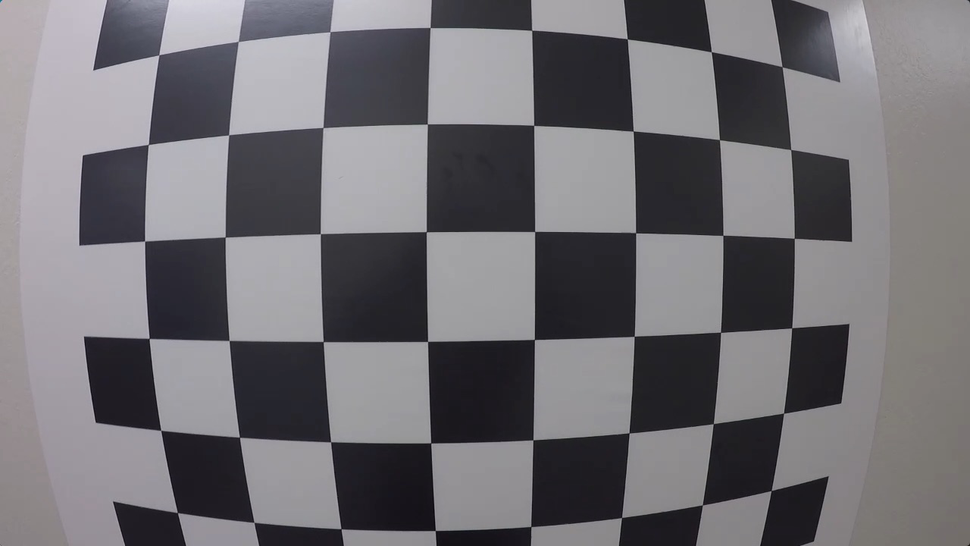
#> input picture ex02_camera_calibration/calibration_test.png, 970 x 546 px, shrunk from 1280 x 720 before the run
$ jupyter execute Camera_Calibration.ipynb
#> lines starting #> are read from the running program, lines starting #| are printed output that depends on the picture; after the words box and inside, x2 and y2 are one past the last pixel; in counts of white or black regions, pixels touching at a corner belong together
#### Examples of Useful Code
1.Converting an image, imported by cv2 or the glob API, to grayscale:

`gray = cv2.cvtColor(img,cv2.COLOR_BGR2GRAY)`

Note: If you are reading in an image using mpimg.imread() this will read in an RGB image and you should convert to grayscale using cv2.COLOR_RGB2GRAY, but if you are using cv2.imread() or the glob API, as happens in this video example, this will read in a BGR image and you should convert to grayscale using cv2.COLOR_BGR2GRAY. We'll learn more about color conversions later on in this lesson, but please keep this in mind as you write your own code and look at code examples.

2.Finding chessboard corners (for an 8x6 board):

`ret, corners = cv2.findChessboardCorners(gray, (8,6), None)`

3.Drawing detected corners on an image:

`img = cv2.drawChessboardCorners(img, (8,6), corners, ret)`

4.Camera calibration, given object points, image points, and the shape of the grayscale image:

`ret, mtx, dist, rvecs, tvecs = cv2.calibrateCamera(objpoints, imgpoints, gray.shape[::-1], None, None)`

5.Undistorting a test image:

`dst = cv2.undistort(img, mtx, dist, None, mtx)`

###### A note on image shape
The shape of the image, which is passed into the calibrateCamera function, is just the height and width of the image. One way to retrieve these values is by retrieving them from the grayscale image shape array gray.shape[::-1]. This returns the image width and height in pixel values like (1280, 960).

Another way to retrieve the image shape, is to get them directly from the color image by retrieving the first two values in the color image shape array using img.shape[1::-1]. This code snippet asks for just the first two values in the shape array, and reverses them. Note that in our case we are working with a greyscale image, so we only have 2 dimensions (color images have three, height, width, and depth), so this is not necessary.

It's important to use an entire grayscale image shape or the first two values of a color image shape. This is because the entire shape of a color image will include a third value -- the number of color channels -- in addition to the height and width of the image. For example the shape array of a color image might be (960, 1280, 3), which are the pixel height and width of an image (960, 1280) and a third value (3) that represents the three color channels in the color image which you'll learn more about later, and if you try to pass these three values into the calibrateCamera function, you'll get an error.

[cell 1]
import numpy as np
import cv2
import matplotlib.pyplot as plt
import matplotlib.image as mpimg
import pickle

### 1.Finding Corners

[cell 2]
# prepare object points
nx = 8#TODO: enter the number of inside corners in x
ny = 6#TODO: enter the number of inside corners in y

# Make a list of calibration images
fname = 'calibration_test.png'
img = cv2.imread(fname)
#> img is the input picture: shape (546, 970, 3); mean B, G, R 115.4, 110.9, 112.9

# Convert image to grayscale
gray = cv2.cvtColor(img, cv2.COLOR_BGR2GRAY)

# Find the chessboard corners
ret, corners = cv2.findChessboardCorners(gray, (nx, ny), None)
#> ret = True; corners = 48 rows, first 8: [158.8, 54.89], [236, 43], [330, 31.7], [430.2, 27.51], [531.7, 30.32], [627.2, 38.84], [711.3, 51.7], [782.1, 66.7]

# If found, draw corners
if ret == True:
    # Draw and display the corners
    cv2.drawChessboardCorners(img, (nx, ny), corners, ret)
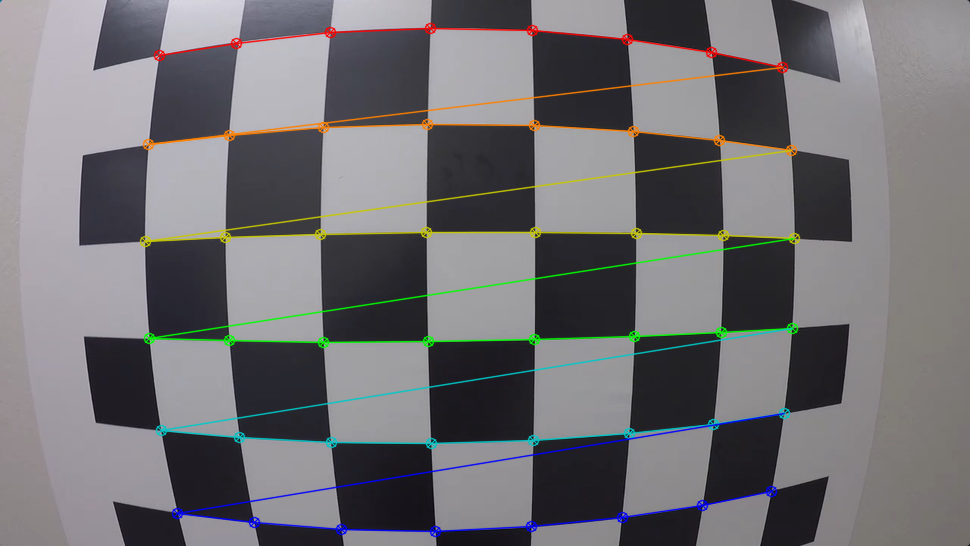
#> img: shape (546, 970, 3); 4.57% of pixels changed, all inside (x1, y1, x2, y2) = (139, 22, 801, 538)
    plt.imshow(img)

###  2.Correcting for Distortion

There are two main steps to this process:

1.use chessboard images to obtain image points and object points, and then

2.use the OpenCV functions `cv2.calibrateCamera()` and `cv2.undistort()` to compute the calibration and undistortion.

Try computing the calibration and undistortion in the exercise below, and if you want to play with extracting object points and image points yourself, fork the Jupyter notebook and images in [this repository](https://github.com/udacity/CarND-Camera-Calibration). You can also download the [distortion pickle file](https://s3-us-west-1.amazonaws.com/udacity-selfdrivingcar/files/Advanced_Lane_Finding_Images/correct_for_distortion/wide_dist_pickle.p) and [test image](https://s3-us-west-1.amazonaws.com/udacity-selfdrivingcar/files/Advanced_Lane_Finding_Images/correct_for_distortion/test_image.png) used in the below quiz if you'd like to run the below code on your own machine.

[cell 3]
# Read in the saved objpoints and imgpoints
dist_pickle = pickle.load( open( "wide_dist_pickle.p", "rb" ) )
#> (reads ex02_camera_calibration/wide_dist_pickle.p from the repository)
objpoints = dist_pickle["objpoints"]
imgpoints = dist_pickle["imgpoints"]

# Read in an image
img = cv2.imread('test_image.png')
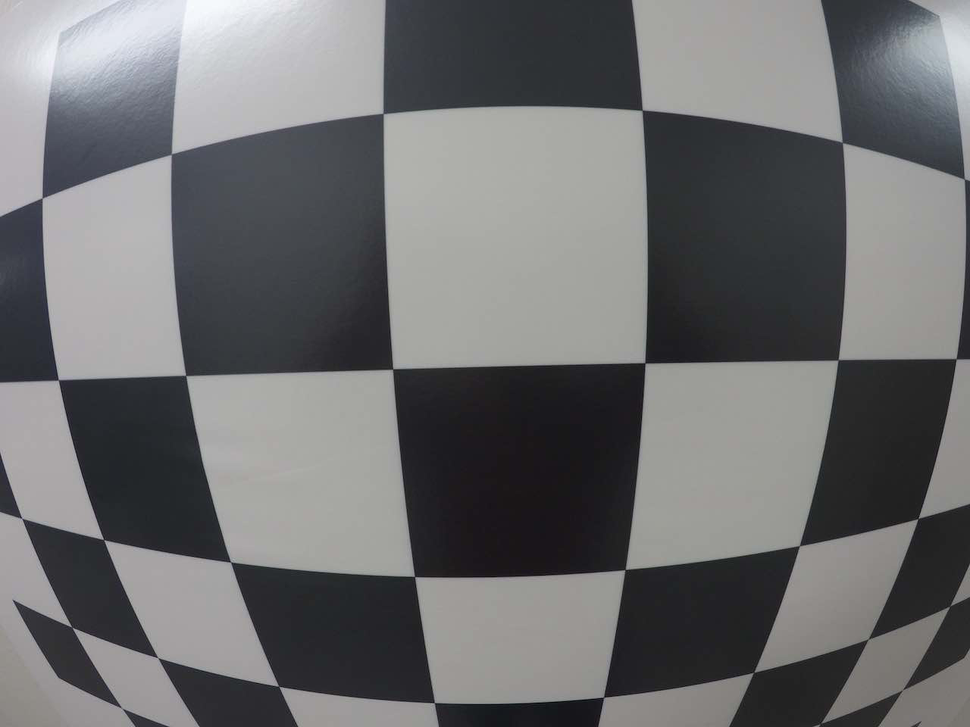
#> input picture ex02_camera_calibration/test_image.png, 970 x 727 px, shrunk from 1280 x 960 before the run
#> img is the input picture: shape (727, 970, 3); mean B, G, R 110.9, 109.7, 109.3

# TODO: Write a function that takes an image, object points, and image points
# performs the camera calibration, image distortion correction and
# returns the undistorted image
# def cal_undistort(img, objpoints, imgpoints):
#     # Use cv2.calibrateCamera() and cv2.undistort()
# #     undist = np.copy(img)  # Delete this line
#     #img_size = (img.shape[1], img.shape[0])
#     #or
#     img_size = img.shape[1::-1]#tuple

#     ret, mtx, dist, rvecs, tvecs = cv2.calibrateCamera(objpoints, imgpoints, img_size, None, None)
#     undist = cv2.undistort(img, mtx, dist, None, mtx)
#     return undist

def cal_undistort(img, objpoints, imgpoints):
    ret, mtx, dist, rvecs, tvecs = cv2.calibrateCamera(objpoints, imgpoints, img.shape[1:], None, None)
#> ret = 0.566
    undist = cv2.undistort(img, mtx, dist, None, mtx)
    return undist

undistorted = cal_undistort(img, objpoints, imgpoints)

f, (ax1, ax2) = plt.subplots(1, 2, figsize=(24, 9))
f.tight_layout()
ax1.imshow(img)
ax1.set_title('Original Image', fontsize=50)
ax2.imshow(undistorted)
ax2.set_title('Undistorted Image', fontsize=50)
plt.subplots_adjust(left=0., right=1, top=0.9, bottom=0.)
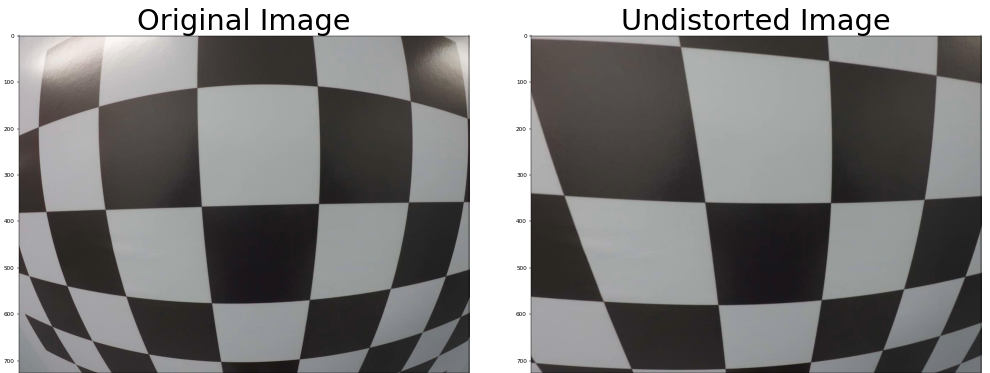
#> figure drawn by matplotlib, 2 panels; B, G, R data is drawn as R, G, B

### 3.Perspective Transform

### Transform a Stop Sign

#### Examples of Useful Code
1.Compute the perspective transform, M, given source and destination points:

`M = cv2.getPerspectiveTransform(src, dst)`

2.Compute the inverse perspective transform:

`Minv = cv2.getPerspectiveTransform(dst, src)`

3.Warp an image using the perspective transform, M:

`warped = cv2.warpPerspective(img, M, img_size, flags=cv2.INTER_LINEAR)`

>Note: When you apply a perspective transform, choosing four source points manually, as we did in this video, is often not the best option. There are many other ways to select source points. For example, many perspective transform algorithms will programmatically detect four source points in an image based on edge or corner detection and analyzing attributes like color and surrounding pixels.

### 4.Undistort and Transform
Undistort and Transform Perspective

Here's a tricky quiz for you! You have now seen how to find corners, calibrate your camera, undistort an image, and apply a perspective transform. Now it's your chance to perform all these steps on an image. In the last quiz you calibrated the camera, so here I'm giving you the camera matrix, `mtx`, and the distortion coefficients `dist` to start with.

Your goal is to generate output like the image shown above. To do that, you need to write a function that takes your distorted image as input and completes the following steps:

*   Undistort the image using `cv2.undistort()` with `mtx` and `dist`
*   Convert to grayscale
*   Find the chessboard corners
*   Draw corners
*   Define 4 source points (the outer 4 corners detected in the chessboard pattern)
*   Define 4 destination points (must be listed in the same order as src points!)
*   Use `cv2.getPerspectiveTransform()` to get `M`, the transform matrix
*   use `cv2.warpPerspective()` to apply `M` and warp your image to a top-down view

**HINT:** Source points are the x and y pixel values of any four corners on your chessboard, you can extract these from the `corners` array output from `cv2.findChessboardCorners()`. Your destination points are the x and y pixel values of where you want those four corners to be mapped to in the output image.

If you run into any *errors* as you run your code, please refer to the **Examples of Useful Code** section in the previous video and make sure that your code syntax matches up! For this example, please also refer back to the examples in the *Calibrating Your Camera* video. You can also download the [distortion pickle file](https://s3-us-west-1.amazonaws.com/udacity-selfdrivingcar/files/Advanced_Lane_Finding_Images/correct_for_distortion/wide_dist_pickle.p) and [test image](https://s3-us-west-1.amazonaws.com/udacity-selfdrivingcar/files/Advanced_Lane_Finding_Images/correct_for_distortion/test_image2.png) used in the below quiz if you'd like to run the below code on your own machine.

[cell 4]
import pickle
import cv2
import numpy as np
import matplotlib.pyplot as plt
import matplotlib.image as mpimg

[cell 5]
# Read in the saved camera matrix and distortion coefficients
# These are the arrays you calculated using cv2.calibrateCamera()
dist_pickle = pickle.load( open( "wide_dist_pickle.p", "rb" ) )
mtx = dist_pickle["mtx"]
dist = dist_pickle["dist"]

# Read in an image
img = cv2.imread('test_image2.png')
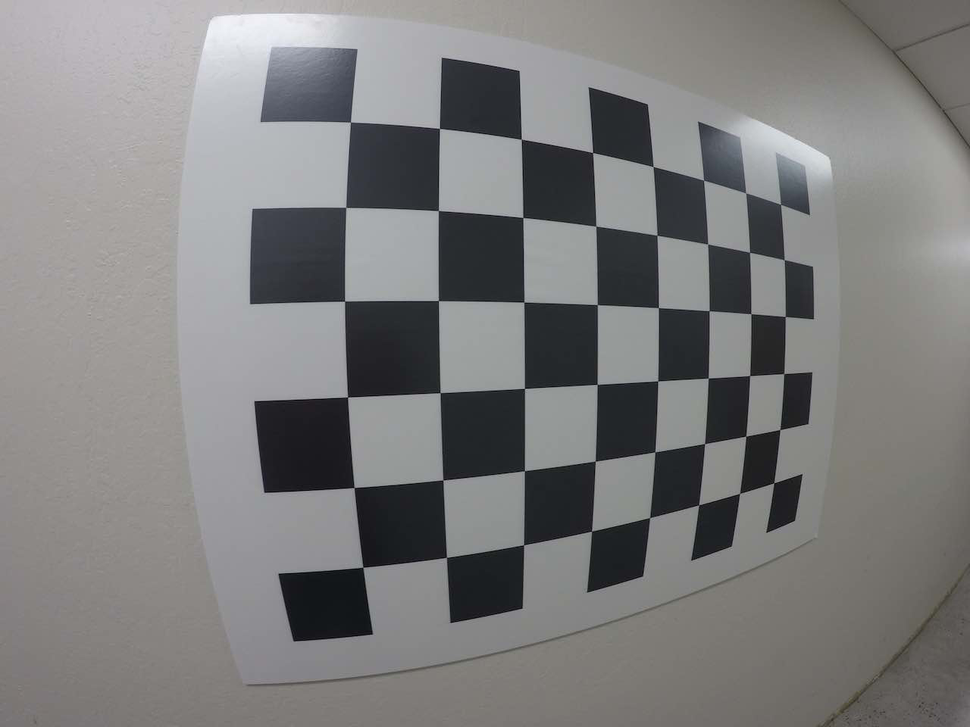
#> input picture ex02_camera_calibration/test_image2.png, 970 x 727 px, shrunk from 1280 x 960 before the run
#> img is the input picture: shape (727, 970, 3); mean B, G, R 124.9, 125, 125.3
nx = 8 # the number of inside corners in x
ny = 6 # the number of inside corners in y

# MODIFY THIS FUNCTION TO GENERATE OUTPUT
# THAT LOOKS LIKE THE IMAGE ABOVE
def corners_unwarp(img, nx, ny, mtx, dist):
    # Pass in your image into this function
    # Write code to do the following steps
    # 1) Undistort using mtx and dist
    # 2) Convert to grayscale
    # 3) Find the chessboard corners
    # 4) If corners found:
            # a) draw corners
            # b) define 4 source points src = np.float32([[,],[,],[,],[,]])
                 #Note: you could pick any four of the detected corners
                 # as long as those four corners define a rectangle
                 #One especially smart way to do this would be to use four well-chosen
                 # corners that were automatically detected during the undistortion steps
                 #We recommend using the automatic detection of corners in your code
            # c) define 4 destination points dst = np.float32([[,],[,],[,],[,]])
            # d) use cv2.getPerspectiveTransform() to get M, the transform matrix
            # e) use cv2.warpPerspective() to warp your image to a top-down view
    #delete the next two lines
    #1.Undistort using mtx and dist
#> called with nx = 8, ny = 6, mtx = array of shape (3, 3), dist = array of shape (1, 5)
    undist = cv2.undistort(img, mtx, dist, None, mtx)
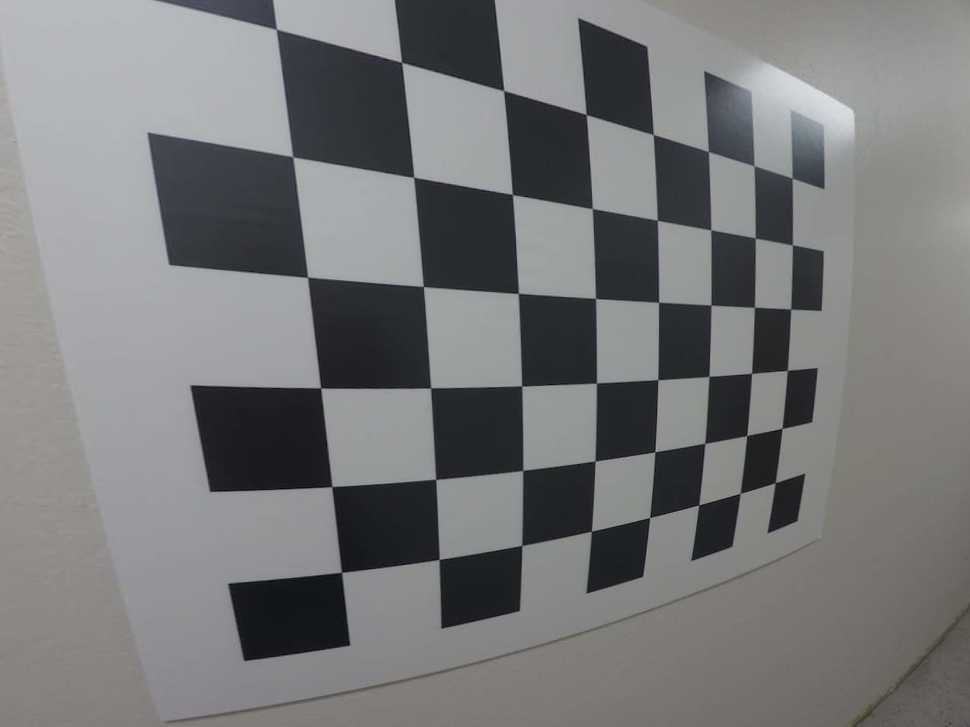
#> undist: shape (727, 970, 3); mean B, G, R 120.7, 119.9, 119.1

    #2.Convert to grayscale
    gray = cv2.cvtColor(undist, cv2.COLOR_BGR2GRAY)
#> gray: shape (727, 970)

    #3.Find the chessboard corners
    ret, corners = cv2.findChessboardCorners(gray, (nx, ny), None)
#> ret = True; corners = 48 rows, first 8: [279, 31], [402.6, 63.4], [503.8, 90.35], [585.8, 114.2], [653.2, 134.5], [708.2, 151.4], [753.7, 166.3], [792.1, 178]

    #4.1
    # If found, draw corners
    if ret == True:
        # Draw and display the corners
        cv2.drawChessboardCorners(undist, (nx, ny), corners, ret)
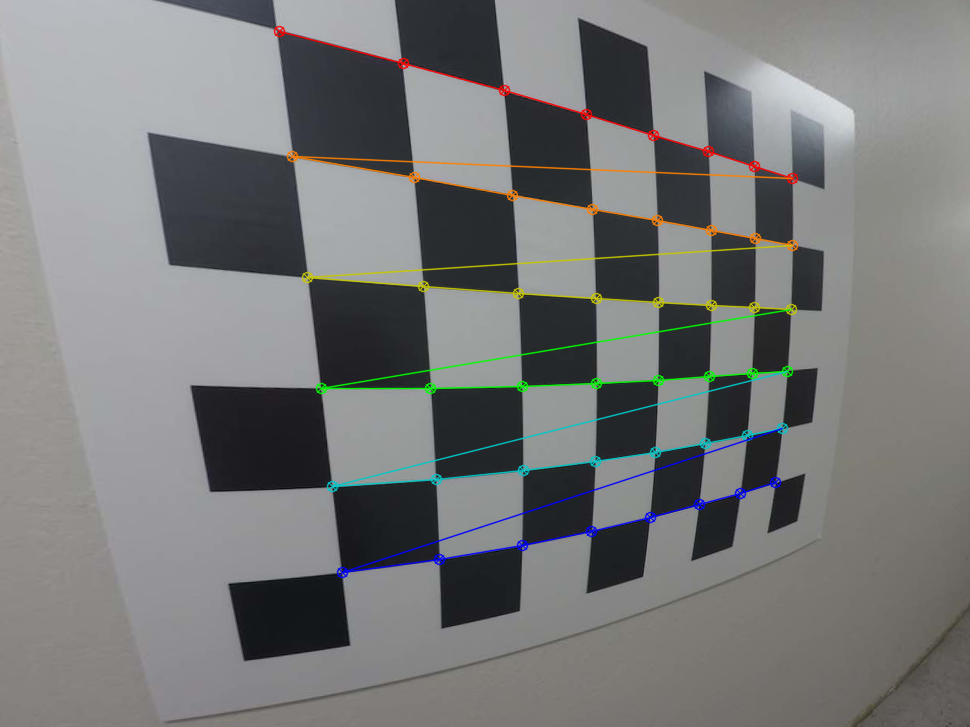
#> undist: shape (727, 970, 3); 2.76% of pixels changed, all inside (x1, y1, x2, y2) = (273, 25, 799, 579)

        offset = 100

        img_size = (gray.shape[1], gray.shape[0])
#> img_size = (970, 727)

        # For source points I'm grabbing the outer four detected corners
        src = np.float32([corners[0], corners[nx-1], corners[-1], corners[-nx]])
#> src = [[279, 31], [792.1, 178], [775.3, 482.5], [341.6, 572.1]]
        # For destination points, I'm arbitrarily choosing some points to be
        # a nice fit for displaying our warped result
        # again, not exact, but close enough for our purposes
        dst = np.float32([[offset, offset], [img_size[0]-offset, offset],
                                     [img_size[0]-offset, img_size[1]-offset],
                                     [offset, img_size[1]-offset]])

        M = cv2.getPerspectiveTransform(src, dst)
#> M = [[0.615, -0.0977, -87.74], [-0.258, 0.651, 132.8], [-0.000666, -0.000188, 1]]
        warped = cv2.warpPerspective(undist, M, img_size, flags=cv2.INTER_LINEAR)
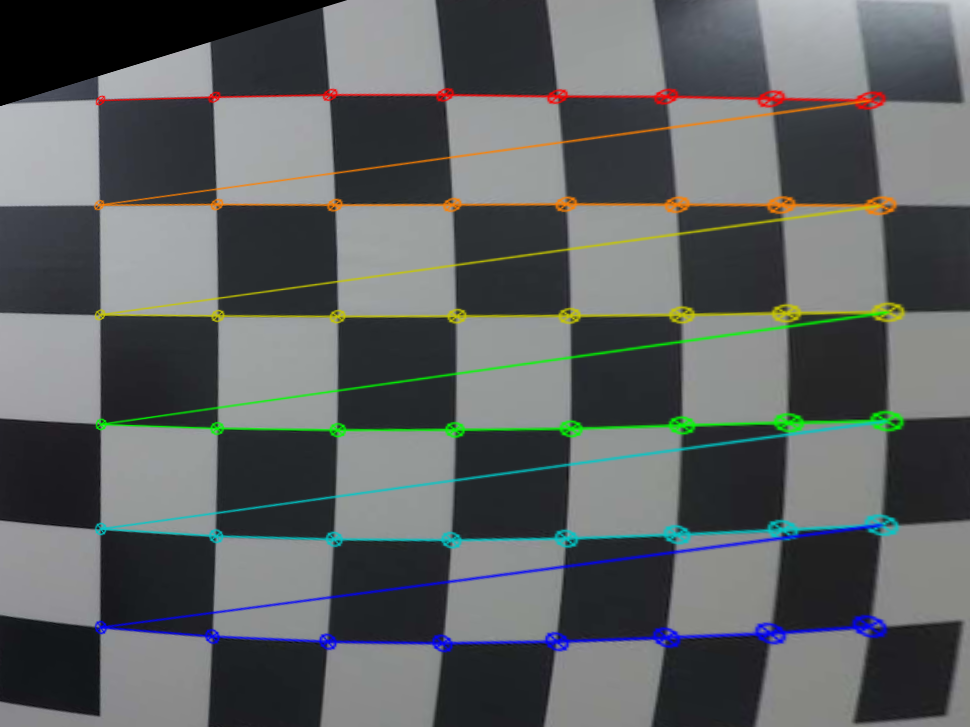
#> warped: shape (727, 970, 3); mean B, G, R 97.2, 96.9, 93.1
    return warped, M

top_down, perspective_M = corners_unwarp(img, nx, ny, mtx, dist)
#> perspective_M has the same summary as M in corners_unwarp
f, (ax1, ax2) = plt.subplots(1, 2, figsize=(24, 9))
f.tight_layout()
ax1.imshow(img)
ax1.set_title('Original Image', fontsize=50)
ax2.imshow(top_down)
ax2.set_title('Undistorted and Warped Image', fontsize=50)
plt.subplots_adjust(left=0., right=1, top=0.9, bottom=0.)
#> figure, not shown here; B, G, R data is drawn as R, G, B
